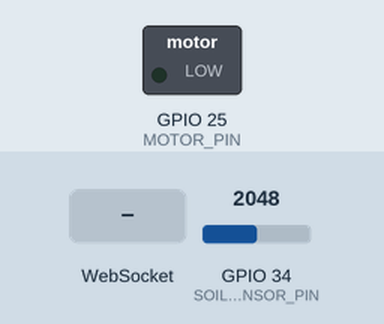
Simulated run of this sketch. Board: ESP32. On the bench: switched loads named in the sketch (green lamp = pin HIGH). Inputs (shaded band) come from the test bench; at power-on: GPIO 34 (SOIL_SENSOR_PIN) = 2048. WiFi joins after 1.5 s; servers stay silent unless stated; what the sketch prints to the serial monitor is not drawn.

Above: at 5.7 s.
5.8 s: WebSocket text "ON" received
At 6.8 s:
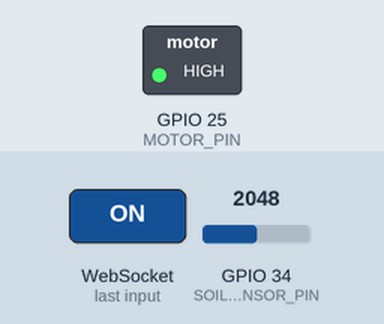
8.8 s: WebSocket text "OFF" received
At 10.2 s:
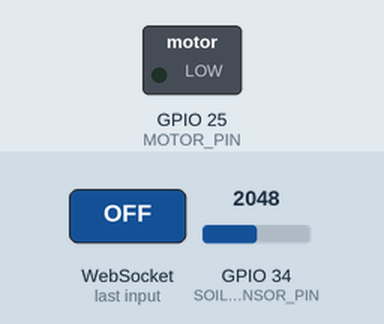
Timing chart, 0 to 11.8 s (numbered marks = the images above; inputs shaded):
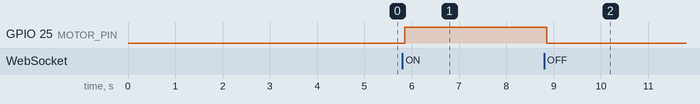

Measured:
- after the input at 5.8 s, GPIO 25 (MOTOR_PIN): LOW → HIGH after 0.06 s
- after the input at 8.8 s, GPIO 25 (MOTOR_PIN): HIGH → LOW after 0.05 s

The sketch:

service.ino
```cpp
#include <Arduino.h>
#include <cstring>
#include <ArduinoJson.h>

#include "MotorController.h"
#include "SoilSensor.h"
#include "WebSocketManager.h"
#include "WiFiManager.h"
#include "config.h"

// ================= GLOBAL =================
WiFiManager wifiManager(ssid, password);
WebSocketManager webSocketManager(serverHost, serverPort, secretToken);
SoilSensor soilSensor(SOIL_SENSOR_PIN, DRY_VALUE, WET_VALUE);

unsigned long lastSendTime = 0;
volatile bool wsConnected = false;
volatile bool motorState = false;

TaskHandle_t sensorTaskHandle = NULL;
TaskHandle_t systemTaskHandle = NULL;

// ================= WEB SOCKET EVENT =================
void webSocketEvent(WStype_t type, uint8_t *payload, size_t length) {
  switch (type) {
    case WStype_DISCONNECTED:
      Serial.println("❌ WebSocket disconnected!");
      wsConnected = false;
      webSocketManager.setConnected(false);
      break;

    case WStype_CONNECTED:
      Serial.println("✅ WebSocket connected!");
      wsConnected = true;
      webSocketManager.setConnected(true);
      webSocketManager.sendData(-1);
      break;

    case WStype_TEXT:
      {
        Serial.print("📥 Server response: ");
        Serial.println((char *)payload);

        // JSON formatidagi xabarlarni parse qilish
        StaticJsonDocument<200> doc;
        DeserializationError error = deserializeJson(doc, payload);

        if (!error) {
          const char* type = doc["type"];

          if (type && strcmp(type, "motor_command") == 0) {
            const char* command = doc["command"];

            Serial.println("========================================");
            Serial.println("🎯 MOTOR COMMAND RECEIVED!");
            Serial.printf("   Command: %s\n", command);
            Serial.println("========================================");

            if (command && strcmp(command, "ON") == 0) {
              if (!motorState) {
                Serial.println("🔛 EXECUTING: Turning motor ON...");
                motorState = true;
                startMotor();
                Serial.println("✅ Motor ON command executed successfully!");
              } else {
                Serial.println("⚠️ Motor is already ON, ignoring command");
              }
            }
            else if (command && strcmp(command, "OFF") == 0) {
              if (motorState) {
                Serial.println("🔴 EXECUTING: Turning motor OFF...");
                motorState = false;
                stopMotor();
                Serial.println("✅ Motor OFF command executed successfully!");
              } else {
                Serial.println("⚠️ Motor is already OFF, ignoring command");
              }
            }
            Serial.println("========================================\n");
          }
          else if (type && strcmp(type, "motor_state") == 0) {
            bool state = doc["state"];
            Serial.println("========================================");
            Serial.println("📊 MOTOR STATE UPDATE RECEIVED!");
            Serial.printf("   New state: %s\n", state ? "ON" : "OFF");
            Serial.printf("   Current state: %s\n", motorState ? "ON" : "OFF");
            Serial.println("========================================");

            if (state != motorState) {
              Serial.println("🔄 State mismatch! Updating motor...");
              motorState = state;
              if (motorState) {
                Serial.println("🔛 Starting motor...");
                startMotor();
              } else {
                Serial.println("🔴 Stopping motor...");
                stopMotor();
              }
              Serial.println("✅ Motor state updated!");
            } else {
              Serial.println("✅ Motor state already matches");
            }
            Serial.println("========================================\n");
          }
          else {
            Serial.println("📝 Unknown message type received");
          }
        }
        else {
          Serial.println("⚠️ Failed to parse JSON, trying plain text...");

          // Eski format (oddiy string)
          if (strncmp((char *)payload, "ON", length) == 0) {
            Serial.println("========================================");
            Serial.println("🎯 PLAIN TEXT MOTOR COMMAND: ON");
            Serial.println("========================================");
            if (!motorState) {
              motorState = true;
              startMotor();
              Serial.println("✅ Motor started via plain text command");
            } else {
              Serial.println("⚠️ Motor already ON");
            }
            Serial.println("========================================\n");
          }
          else if (strncmp((char *)payload, "OFF", length) == 0) {
            Serial.println("========================================");
            Serial.println("🎯 PLAIN TEXT MOTOR COMMAND: OFF");
            Serial.println("========================================");
            if (motorState) {
              motorState = false;
              stopMotor();
              Serial.println("✅ Motor stopped via plain text command");
            } else {
              Serial.println("⚠️ Motor already OFF");
            }
            Serial.println("========================================\n");
          }
          else {
            Serial.printf("📝 Unknown plain text: %s\n", (char *)payload);
          }
        }
        break;
      }

    case WStype_ERROR:
      Serial.println("❌ WebSocket error!");
      wsConnected = false;
      webSocketManager.setConnected(false);
      break;

    default:
      break;
  }
}

// ================= SENSOR + WS TASK =================
void sensorTask(void *parameter) {
  TickType_t lastWakeTime = xTaskGetTickCount();
  const TickType_t frequency = pdMS_TO_TICKS(100);

  for (;;) {
    webSocketManager.loop();

    if (!wifiManager.isConnected()) {
      Serial.println("⚠️ WiFi lost, reconnecting...");
      if (wifiManager.connect()) {
        webSocketManager.begin();
        vTaskDelay(pdMS_TO_TICKS(2000));
      }
    }

    unsigned long now = millis();
    if (now - lastSendTime >= sendInterval) {
      lastSendTime = now;

      if (wsConnected) {
        int moisture = soilSensor.readMoisture();
        webSocketManager.sendData(moisture);
        Serial.printf("📤 Sent moisture: %d%%\n", moisture);
      }
    }

    vTaskDelayUntil(&lastWakeTime, frequency);
  }
}

// ================= SYSTEM MONITOR =================
void systemTask(void *parameter) {
  TickType_t lastWakeTime = xTaskGetTickCount();
  const TickType_t frequency = pdMS_TO_TICKS(10000);

  for (;;) {
    Serial.println("\n--- SYSTEM STATUS ---");
    Serial.printf("📊 Free Heap: %d bytes\n", ESP.getFreeHeap());
    Serial.printf("🔄 Motor State: %s\n", motorState ? "ON ✅" : "OFF ❌");
    Serial.printf("📡 WiFi: %s\n", wifiManager.isConnected() ? "Connected ✅" : "Disconnected ❌");
    Serial.printf("🔌 WebSocket: %s\n", wsConnected ? "Connected ✅" : "Disconnected ❌");
    Serial.println("---------------------\n");

    vTaskDelayUntil(&lastWakeTime, frequency);
  }
}

// ================= SETUP =================
void setup() {
  Serial.begin(115200);
  delay(1000);

  Serial.println("\n=================================");
  Serial.println("ESP32 SMART SYSTEM START");
  Serial.println("=================================\n");

  setupMotor();
  Serial.println("✅ Motor controller initialized");

  if (wifiManager.connect()) {
    Serial.println("✅ WiFi connected, initializing WebSocket...");
    webSocketManager.begin();
    webSocketManager.getClient()->onEvent(webSocketEvent);
  }

  delay(2000);

  xTaskCreatePinnedToCore(
    sensorTask,
    "SensorTask",
    8192,
    NULL,
    2,
    &sensorTaskHandle,
    0
  );

  xTaskCreatePinnedToCore(
    systemTask,
    "SystemTask",
    4096,
    NULL,
    1,
    &systemTaskHandle,
    1
  );

  Serial.println("\n✅ System ready!");
  Serial.println("📡 Waiting for motor commands via WebSocket...\n");
}

void loop() {
  vTaskDelay(pdMS_TO_TICKS(1000));
}
```

MotorController.cpp
```cpp
#include "MotorController.h"
#include <Arduino.h>

bool currentMotorState = false;

void setupMotor() {
  pinMode(MOTOR_PIN, OUTPUT);
  digitalWrite(MOTOR_PIN, LOW);
  currentMotorState = false;
  Serial.println("✅ Motor initialized");
}

void setMotor(bool state) {
  if (currentMotorState != state) {
    currentMotorState = state;
    digitalWrite(MOTOR_PIN, state ? HIGH : LOW);

    if (state) {
      Serial.println("🔛 Motor started");
    } else {
      Serial.println("🔴 Motor stopped");
    }
  }
}

void startMotor() {
  setMotor(true);
}

void stopMotor() {
  setMotor(false);
}
```

MotorController.h
```cpp
#ifndef MOTOR_CONTROLLER_H
#define MOTOR_CONTROLLER_H

#include <Arduino.h>

#define MOTOR_PIN 25

void setupMotor();
void setMotor(bool state);  // Yangi funksiya
void startMotor();
void stopMotor();

#endif
```

SoilSensor.cpp
```cpp
#include "SoilSensor.h"
#include "config.h"

SoilSensor::SoilSensor(int pin, int dry, int wet) {
  this->pin = pin;
  this->dryValue = dry;
  this->wetValue = wet;
  pinMode(pin, INPUT);
}

int SoilSensor::readMoisture() {
  int sum = 0;
  for (int i = 0; i < 10; i++) {
    sum += analogRead(pin);
    delay(5);
  }

  int rawValue = sum / 10;
  float moisture = (float)(rawValue - wetValue) / (dryValue - wetValue) * 100.0;

  if (moisture > 100) moisture = 100;
  if (moisture < 0) moisture = 0;

  Serial.print("📊 Raw: ");
  Serial.print(rawValue);
  Serial.print(" → Moisture: ");
  Serial.print(moisture);
  Serial.println("%");

  return (int)moisture;
}

void SoilSensor::calibrate(int dry, int wet) {
  this->dryValue = dry;
  this->wetValue = wet;
}
```

SoilSensor.h
```cpp
#ifndef SOIL_SENSOR_H
#define SOIL_SENSOR_H

#include <Arduino.h>

class SoilSensor {
private:
  int pin;
  int dryValue;
  int wetValue;

public:
  SoilSensor(int pin, int dry, int wet);
  int readMoisture();
  void calibrate(int dry, int wet);
};

#endif
```

WebSocketManager.cpp
```cpp
#include "WebSocketManager.h"
#include "config.h"

extern void webSocketEvent(WStype_t type, uint8_t * payload, size_t length);

WebSocketManager::WebSocketManager(const char* serverHost, int serverPort, const char* secretToken) {
  this->host = serverHost;
  this->port = serverPort;
  this->token = secretToken;
  this->connected = false;
}

void WebSocketManager::begin() {
  Serial.println("\n🔌 Connecting to WebSocket...");
  Serial.print("🌐 Server: ");
  Serial.println(host);
  Serial.print("🔌 Port: ");
  Serial.println(port);

  String wsPath = "/ws/sensors/?secret=" + String(token);
  Serial.print("📡 Path: ");
  Serial.println(wsPath);

  webSocket.beginSSL(host, port, wsPath);
  webSocket.onEvent(webSocketEvent);
  webSocket.setReconnectInterval(5000);
}

void WebSocketManager::loop() {
  webSocket.loop();
}

void WebSocketManager::sendData(int value) {
  if (connected && value >= 0 && value <= 100) {
    String jsonData = "{\"value\": " + String(value) + "}";
    webSocket.sendTXT(jsonData);

    Serial.print("📤 Sent: ");
    Serial.print(value);
    Serial.println("%");
  } else if (value == -1) {
    // Connection message
    webSocket.sendTXT("{\"type\":\"connect\",\"message\":\"ESP32 soil sensor connected\"}");
  }
}

bool WebSocketManager::isConnected() {
  return connected;
}

void WebSocketManager::reconnect() {
  if (!connected) {
    begin();
  }
}

void WebSocketManager::setConnected(bool state) {
  this->connected = state;
}

WebSocketsClient* WebSocketManager::getClient() {
  return &webSocket;
}
```

WebSocketManager.h
```cpp
#ifndef WEBSOCKET_MANAGER_H
#define WEBSOCKET_MANAGER_H

#include <WebSocketsClient.h>
#include <ArduinoJson.h>

class WebSocketManager {
private:
  WebSocketsClient webSocket;
  bool connected;
  const char* host;
  int port;
  const char* token;

public:
  WebSocketManager(const char* serverHost, int serverPort, const char* secretToken);
  void begin();
  void loop();
  void sendData(int value);
  bool isConnected();
  void reconnect();
  void setConnected(bool state);
  WebSocketsClient* getClient();
};

#endif
```

WiFiManager.cpp
```cpp
#include "WiFiManager.h"

WiFiManager::WiFiManager(const char* wifiSSID, const char* wifiPassword) {
  this->ssid = wifiSSID;
  this->password = wifiPassword;
}

bool WiFiManager::connect() {
  Serial.print("📡 Connecting to WiFi: ");
  Serial.println(ssid);

  WiFi.begin(ssid, password);

  int attempts = 0;
  while (WiFi.status() != WL_CONNECTED && attempts < 30) {
    delay(500);
    Serial.print(".");
    attempts++;
  }

  if (WiFi.status() == WL_CONNECTED) {
    Serial.println("\n✅ WiFi connected!");
    printStatus();
    return true;
  } else {
    Serial.println("\n❌ WiFi connection failed!");
    return false;
  }
}

bool WiFiManager::isConnected() {
  return WiFi.status() == WL_CONNECTED;
}

void WiFiManager::disconnect() {
  WiFi.disconnect();
}

void WiFiManager::printStatus() {
  Serial.print("📡 IP: ");
  Serial.println(WiFi.localIP());
  Serial.print("📡 Gateway: ");
  Serial.println(WiFi.gatewayIP());
}
```

WiFiManager.h
```cpp
#ifndef WIFI_MANAGER_H
#define WIFI_MANAGER_H

#include <WiFi.h>

class WiFiManager {
private:
  const char* ssid;
  const char* password;

public:
  WiFiManager(const char* wifiSSID, const char* wifiPassword);
  bool connect();
  bool isConnected();
  void disconnect();
  void printStatus();
};

#endif
```

config.cpp
```cpp
#include "config.h"

const char* ssid = "KOM_105";
const char* password = "*kom105!0";
const char* serverHost = "autowateringapi.up.railway.app";
const int serverPort = 443;
const char* secretToken = "esp32";
const int DRY_VALUE = 3000;
const int WET_VALUE = 1200;
const unsigned long sendInterval = 5000;
const int INM = 11;
```

config.h
```cpp
#ifndef CONFIG_H
#define CONFIG_H

extern const char* ssid;
extern const char* password;

extern const char* serverHost;
extern const int serverPort;
extern const char* secretToken;

#define SOIL_SENSOR_PIN 34

extern const int DRY_VALUE;
extern const int WET_VALUE;

extern const unsigned long sendInterval;

extern const int INM;

#endif
```
